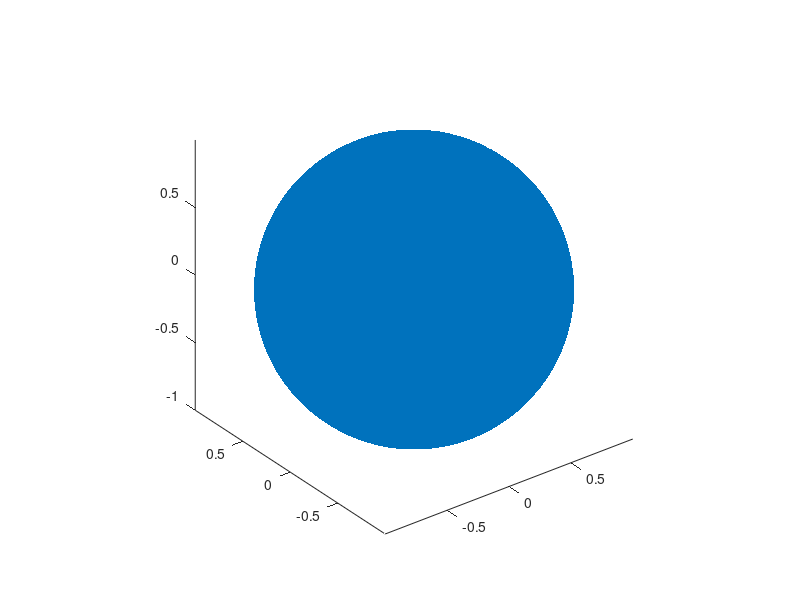

Source code (MATLAB): (Note: this script raises an error after producing the figure.)
%% Initialization
clc; clear; close all;

% Global Variables
N_SIM = 150;            % number of simulations
LENGTH_R = 50000;       % number of random points
DIM_BOX_SEARCH = 0.05;   % search box dimension
MAX_ANGLE_DEG = 30;     % maximum deviation angle in degrees

% Generate random unit vectors
r = randn(3, LENGTH_R);
r = r ./ vecnorm(r);

% Extract x, y, z coordinates from random vector
x = r(1,:);
y = r(2,:);
z = r(3,:);

% Choose random initial point from vector of random points
% randomInt = randi(LENGTH_R,1);

%figure 1 - Vizualisation of distribution of points on a sphere
scatter3(x, y, z, 'bo', 'filled') %
grid off
axis equal
shading interp
view(3)
hold on;

% Select initial location defined by the randomly chosen point and plot
% first_point = [x(randomInt); y(randomInt); z(randomInt)];
first_point = r(:, randi(LENGTH_R));
plot3(first_point(1), first_point(2), first_point(3), 'rx', 'MarkerSize', 10, 'LineWidth', 2);
plot3(first_point(1), first_point(2), first_point(3), 'ro', 'MarkerSize', 10, 'LineWidth', 2);
hold off;

% V2: Distance calculation using logical indexing
% Preallocate the distance array with default value
distance = 5 * ones(1, LENGTH_R);

% Logical condition to check proximity within DIM_BOX_SEARCH
in_box = abs(x - first_point(1)) < DIM_BOX_SEARCH | ...
         abs(y - first_point(2)) < DIM_BOX_SEARCH | ...
         abs(z - first_point(3)) < DIM_BOX_SEARCH;

% Calculate distance only for points within the box region
distance(in_box) = sqrt((x(in_box) - first_point(1)).^2 + ...
                        (y(in_box) - first_point(2)).^2 + ...
                        (z(in_box) - first_point(3)).^2);

% Finding and vizualizing the 10 closest points
non_zero_distances = distance > 0; % Logical indexing for non-zero distances
[closest_distances, closest_indices] = mink(distance(non_zero_distances), 10);

% Extract coordinates of the closest points
closest_points_x = x(closest_indices);
closest_points_y = y(closest_indices);
closest_points_z = z(closest_indices);

% Store indices of distances corresponding to first 10 points to match
% original code
result = closest_indices(2:end); % NOTE: Figure out why it starts from 2 not 1!!!

%% Second Point

% Generate random index from 1 to number of elements in array of closest
% point, and define the second point from this:

random_index = randi(length(closest_points_x));
second_point = [closest_points_x(random_index); closest_points_y(random_index); closest_points_z(random_index)];

%% First Vector
total_vector = zeros(N_SIM, 6); % Pre-allocate total_vector

first_vector = [second_point(1)-first_point(1);second_point(2)-first_point(2);second_point(3)-first_point(3)];
%quiver3(location(1),location(2),location(3),firstVector(1),firstVector(2),firstVector(3))
total_vector = [first_vector(1),first_vector(2),first_vector(3),first_point(1),first_point(2),first_point(3)]; %running storage of vector and coordinates
%scatter3(secondPoint(1),secondPoint(2),secondPoint(3),'g','filled');
%shg
%% Continuing Path
%scatter3(x,y,z)
%scatter3(location(1),location(2),location(3),'r','x');
%set(gca,'XLim',[-1 1],'YLim',[-1 1],'ZLim',[-1 1]) %%%%%%%%%%%%%%%%%%%%%%%%%%%

next_point = second_point; %starts off code
previous_point = first_point;
last_vector = first_vector;

%% Simulation Loop

for sim = 1:N_SIM
    % Compute vectors to all other points
    vectors_to_next = r - previous_point;
    distances = vecnorm(vectors_to_next, 2, 1);
    
    % Find points within search box and under max angle
    in_box = distances < DIM_BOX_SEARCH;
    distances(~in_box) = inf;  % Exclude points outside the box

    cosine_angles = dot(vectors_to_next, repmat(last_vector, 1, LENGTH_R), 1) ./ (distances .* norm(last_vector));
    cosine_angles = max(min(cosine_angles, 1), -1);  % Clamp cosine values to valid range
    angles = acosd(cosine_angles);

    valid_points = (angles < MAX_ANGLE_DEG) & (distances < DIM_BOX_SEARCH) & (distances > 0);

    % Break if no valid points are found
    if all(~valid_points)
        disp('No valid points found under angle and distance constraints.');
        break;
    end

    % Find indices of the closest valid points
    valid_distances = distances(valid_points);
    [~, valid_indices] = mink(valid_distances, 10);  % Get 10 closest valid points

    % Extract actual indices from valid points indexing
    closest_indices = find(valid_points);
    closest_valid_indices = closest_indices(valid_indices);

    % Select a new point randomly from 10 closest valid points
    new_point_index = closest_valid_indices(randi(length(closest_valid_indices)));
    next_point = r(:, new_point_index);

    % Set up next vectors
    vector_to_next = next_point - previous_point;
    last_vector = vector_to_next / norm(vector_to_next);
    
    % Visualization
    plot3([previous_point(1), next_point(1)], [previous_point(2), next_point(2)], [previous_point(3), next_point(3)], 'g-');  % Green line for trajectory
    scatter3(next_point(1), next_point(2), next_point(3), 'go', 'filled');
    drawnow;  % Update the plot

    if ~ishandle(gcf)  % Stop if the figure is closed
        break;
    end

    previous_point = next_point;
    pause(0.1);  % Visual effect
end
